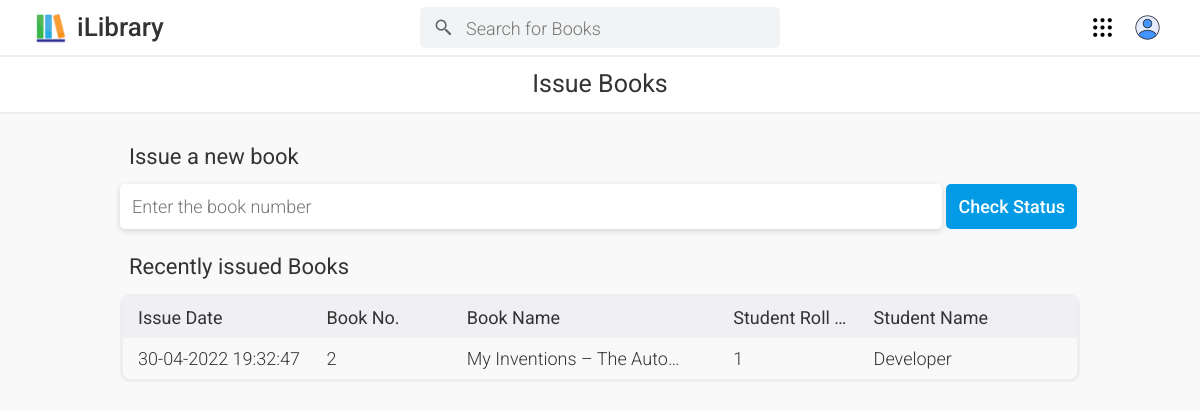
The page /ilibrary/Admin/Pages/Issue.php (signed in) on the database its author committed.
### tables this page shows
CREATE TABLE `issue` (
  `I_BSno` int(50) NOT NULL COMMENT 'book number of the issued book',
  `I_Roll` int(20) NOT NULL COMMENT 'roll number of the student who issued the book',
  `I_Date` datetime NOT NULL COMMENT 'date and time when the book was issued'
);

CREATE TABLE `book` (
  `B_Sno` int(50) NOT NULL COMMENT 'Serial number of a book in the table',
  `B_Name` varchar(100) NOT NULL COMMENT 'Name of the book as printed on it ',
  `B_Author` varchar(100) NOT NULL COMMENT 'Author of the book as printed on it',
  `B_Category` varchar(100) NOT NULL COMMENT 'Category of the book',
  `B_Status` tinyint(1) NOT NULL DEFAULT 0 COMMENT 'Status determines whether the book is available or issued ',
  `B_Photo` blob NOT NULL COMMENT 'Front Photo of the book'
);

CREATE TABLE `students` (
  `S_Roll` int(20) NOT NULL COMMENT 'login username of the student',
  `S_Pass` varchar(50) NOT NULL COMMENT 'login password of the student',
  `S_Name` varchar(50) NOT NULL COMMENT 'name of the student',
  `S_Class` varchar(50) NOT NULL COMMENT 'class of the student ',
  `S_Mail` varchar(50) NOT NULL COMMENT 'email of the student ',
  `S_AccDate` datetime DEFAULT NULL COMMENT 'date and time of approval of the student registration '
);

### ilibrary/Admin/Pages/Issue.php (the view, shortened to what this page needs)
<!DOCTYPE html>
<html lang="en">
<head>
    <link rel="stylesheet" href="/iLibrary/Admin/_navbar.css">
    <link rel="stylesheet" href="/iLibrary/Admin/Pages.css">
    <link rel="stylesheet" href="https://cdnjs.cloudflare.com/ajax/libs/font-awesome/4.7.0/css/font-awesome.min.css">
  </head>
<body>
<?php
include '../_navbar.php';
$conn = mysqli_connect("localhost","root","","ilibrary");
echo "<div id='main_heading'>
        <a href='/ilibrary/Admin/Pages/Issue.php'>Issue Books</a>
      </div>";
echo "<div id='container'>";
echo '<label class="labels" for="target"><div class="sub_heading">
       Issue a new book
      </div></label>';
echo '<div>
        <form method="post" autocomplete="off">
          <input id="target" type="number" name="src" class="inputs inputs_focus" placeholder="Enter the book number" required>
          <input type="submit" name="subs" class="buttons buttons_hover" value="Check Status">
        </form>
      </div>';
if(!isset($srcbookinfo))
{
echo '<div id="home_table">
  <div class="sub_heading">Recently issued Books</div>';
  $query = "select * from issue order by I_Date desc LIMIT 6";
  $issued = mysqli_query($conn , $query);
  if(mysqli_num_rows($issued) > 0)
  {
    echo "<div class=table>
            <div class='head'>
              <div class='item' title='Issue Date'>Issue Date</div>
              <div class='item s'>Book No.</div>
              <div class='item extramarg'>Book Name</div>
              <div class='item s'>Student Roll No.</div>
              <div class='item'>Student Name</div>
            </div>";
      while($issbook = mysqli_fetch_array($issued))
      {
      extract($issbook);
      $I_Date_dmy = date("d-m-Y H:i:s", strtotime($I_Date));
      $query2 = "select * from book where B_Sno='$I_BSno'";
      $result2 = mysqli_query($conn , $query2);
      $isbookdetail = mysqli_fetch_array($result2);
      extract($isbookdetail);
      $query3 = "select * from students where S_Roll='$I_Roll'";
      $result3 = mysqli_query($conn , $query3);
      $isstudentdetail = mysqli_fetch_array($result3);
      extract($isstudentdetail);
      echo "
      <div class='row'>
        <div class='item'>$I_Date_dmy</div>
        <div class='item s'>$I_BSno</div>
        <div class='item extramarg'>$B_Name</div>
        <div class='item s'>$S_Roll</div>
        <div class='item'>$S_Name</div>
      </div>";
      }
    echo "</div>";
  }
  else
  {
  echo "<div class='fail'><i class='fa fa-exclamation-circle red_icon'></i>
        No book has been issued.</div>";
  }
echo '</div>';
}
echo '</div>';
?>
</body>
</html>

### ilibrary/Admin/_navbar.css (style rules this page uses)
* { font-family: 'Roboto', Arial, sans-serif; font-weight: 300; font-size: 18px; margin: 0; padding: 0; color: #333; }
body { background-color:#f9f9f9; }
input[type=number] { -moz-appearance: textfield; }

### ilibrary/Admin/Pages.css (style rules this page uses)
#main_heading { display: flex; justify-content: center; align-items: center; background-color: white; border-bottom: 2px solid #eeeeee; border-top: 2px solid #eeeeee; margin-bottom: 30px; height: 55px; }
#main_heading a { border-bottom: 2px solid transparent; margin: 0px 0px; padding: 2px 0px 2px 0px; font-size: 25px; font-weight: 400; text-decoration: none; }
#container { margin: 10px 10vw; }
.sub_heading { font-size: 22px; font-weight: 400; margin: 0px 0px 0px 9px; }
.labels { cursor: pointer; user-select: none; }
.inputs { box-sizing: border-box; border: 2px solid transparent; border-radius: 5px; box-shadow: 0 2px 6px rgba(0, 0, 0, 0.15); margin: 15px 0px; padding:10px 10px; width: calc(100% - 138px); }
.buttons { background-color: #039be5; border: none; border-radius: 5px; color:white; cursor: pointer; font-weight: 500; padding:12px; }
#home_table { margin-top: 10px; }
#home_table .sub_heading { margin-bottom: 15px; }
.table { border: 3px solid #eeeeee; border-radius: 10px; margin: 15px 0; }
.head { display: flex; background-color: #f0f0f4; padding: 10px 15px; }
.head div { font-weight: 400; }
.item { width: 35%; overflow: hidden; white-space: nowrap; text-overflow: ellipsis; margin-right: 20px; }
.row { display: flex; justify-content: space-between; padding: 10px 15px; }
.s { width: 25%; }
.extramarg { width: 45%; margin-right: 50px; }

### rows shown on the page
issue: I_Date "30-04-2022 19:32:47", I_BSno "2", I_BSno.B_Name "My Inventions – The Auto…", I_Roll.S_Roll "1", I_Roll.S_Name "Developer"
